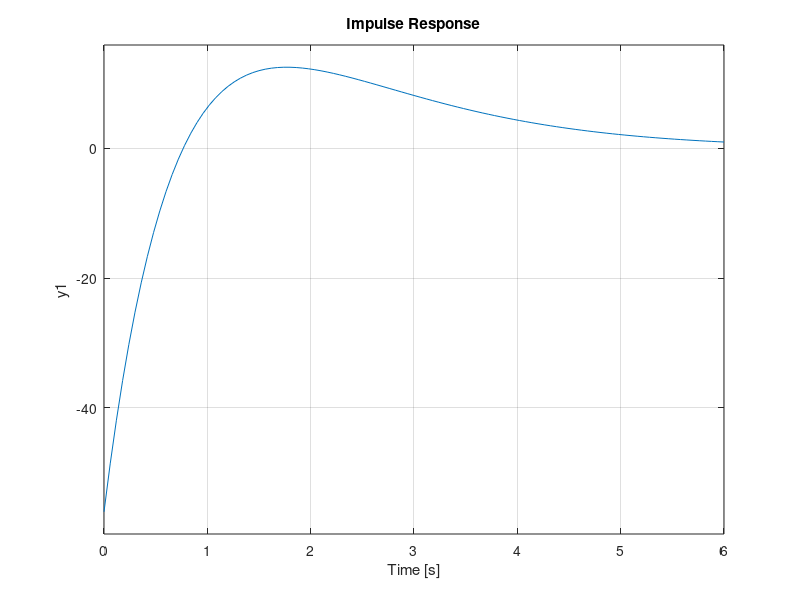
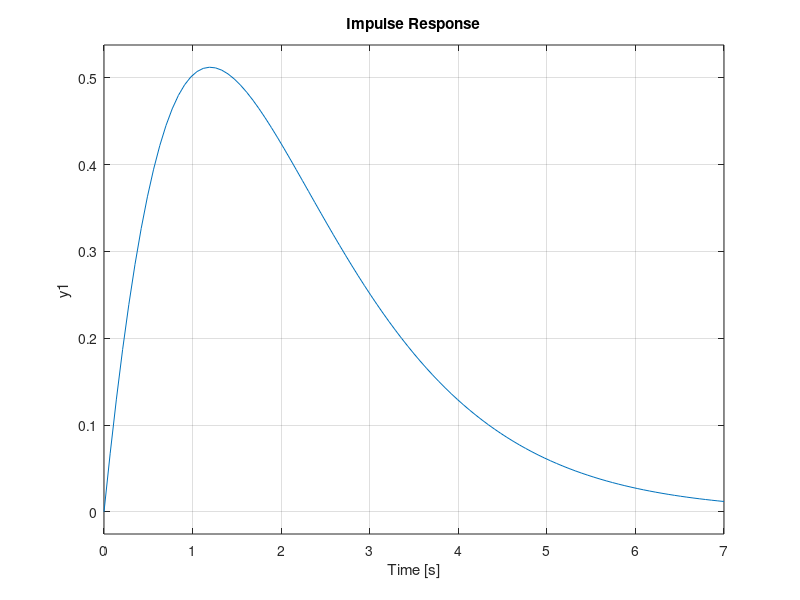

The MATLAB script that drew these images, in order:
%% primer caso 
NUM = [32 , 8 , 49];
DEN = [1 , 2 , 1];

H = tf(NUM ,DEN)%con esto puedo generar una funcion de transferencia, le paso el numerador y el denominador

figure;

impulse(H) %genera la respuesta al impulso y la grafica
grid on;

%% segundo caso
NUM = [1 , 3];
DEN = [1 , 4 , 5 , 2];

H = tf(NUM ,DEN)

figure;

impulse(H) %genera la respuesta al impulso y la grafica
grid on;

